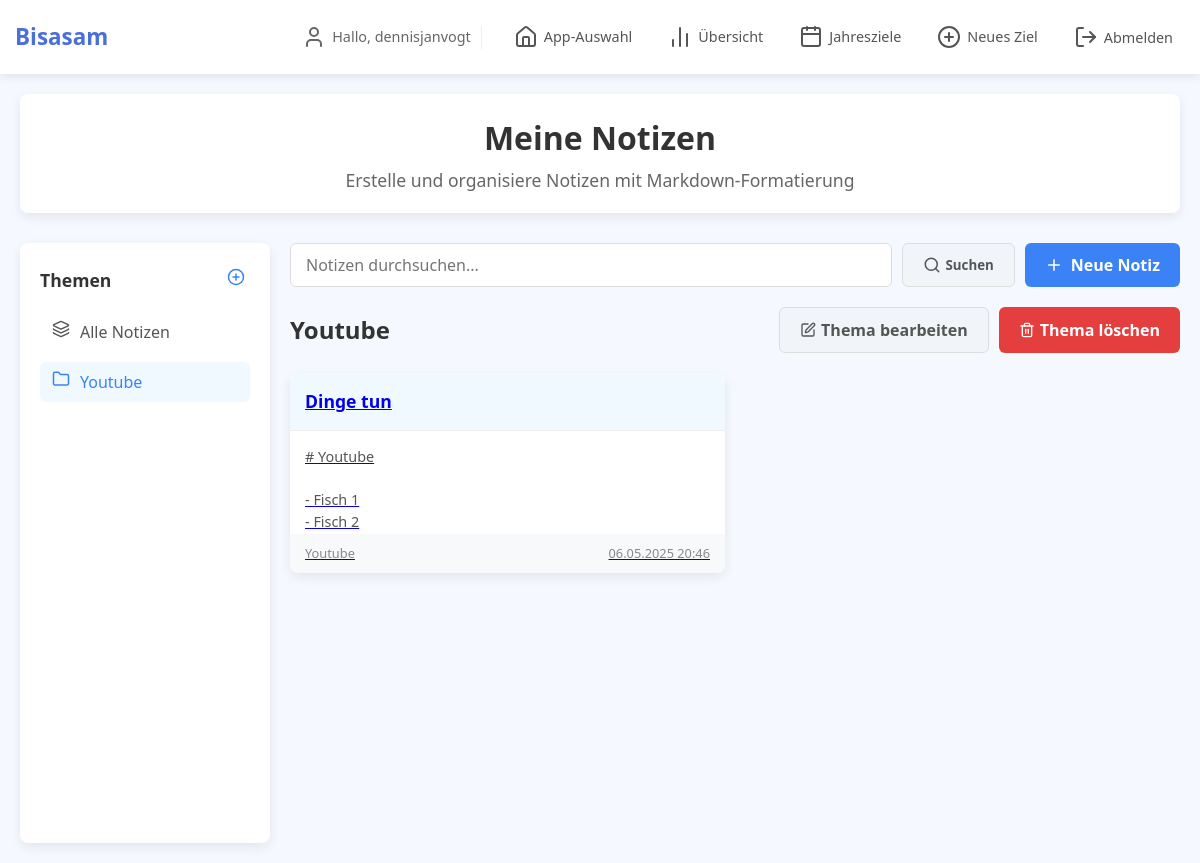
The app's page /notes/?topic=1 (signed in) with its own data.
### notes/models.py (models this page shows, shortened)
class Topic(models.Model):
    user = models.ForeignKey(User, on_delete=models.CASCADE, related_name='topics')
    name = models.CharField(max_length=100)
    description = models.TextField(blank=True)
    created_at = models.DateTimeField(auto_now_add=True)
    updated_at = models.DateTimeField(auto_now=True)
    class Meta:
        ordering = ['name']

class Note(models.Model):
    user = models.ForeignKey(User, on_delete=models.CASCADE, related_name='notes')
    topic = models.ForeignKey(Topic, on_delete=models.CASCADE, related_name='notes')
    title = models.CharField(max_length=200)
    content = models.TextField()
    created_at = models.DateTimeField(auto_now_add=True)
    updated_at = models.DateTimeField(auto_now=True)
    is_pinned = models.BooleanField(default=False)
    class Meta:
        ordering = ['-is_pinned', '-updated_at']

### notes/views.py (the view)
# urls.py: path('', views.notes_home, name='notes_home'),
@login_required
def notes_home(request):
    topic_id = request.GET.get('topic')
    search_query = request.GET.get('q')
    topics = Topic.objects.filter(user=request.user)
    if topic_id:
        notes = Note.objects.filter(user=request.user, topic_id=topic_id)
        current_topic = get_object_or_404(Topic, id=topic_id, user=request.user)
    elif search_query:
        notes = Note.objects.filter(
            Q(title__icontains=search_query) | Q(content__icontains=search_query),
            user=request.user
        )
        current_topic = None
    else:
        notes = Note.objects.filter(user=request.user)
        current_topic = None
    context = {
        'topics': topics,
        'notes': notes,
        'current_topic': current_topic,
        'search_query': search_query,
    }
    return render(request, 'notes/home.html', context)

### notes/templates/notes/home.html (shortened to what this page needs)
{% extends 'notes/base.html' %}
{% load static %}
{% block notes_content %}
<div class="search-bar">
    <form action="{% url 'notes_home' %}" method="get" style="flex: 1; display: flex; gap: 10px;">
        <input type="text" name="q" class="search-input" placeholder="Notizen durchsuchen..." value="{{ search_query|default:'' }}">
        <button type="submit" class="btn btn-secondary" style="display: flex; align-items: center; gap: 5px;">
            <i data-lucide="search" style="width: 18px; height: 18px;"></i>
            Suchen
        </button>
    </form>
    <a href="{% url 'add_note' %}{% if current_topic %}?topic={{ current_topic.id }}{% endif %}" class="add-note-btn">
        <i data-lucide="plus" style="width: 18px; height: 18px;"></i>
        Neue Notiz
    </a>
</div>
{% if current_topic %}
<div style="margin-bottom: 20px; display: flex; justify-content: space-between; align-items: center;">
    <h2>{{ current_topic.name }}</h2>
    <div style="display: flex; gap: 10px;">
        <a href="{% url 'edit_topic' current_topic.id %}" class="btn btn-secondary" style="display: flex; align-items: center; gap: 5px;">
            <i data-lucide="edit" style="width: 16px; height: 16px;"></i>
            Thema bearbeiten
        </a>
        <a href="{% url 'delete_topic' current_topic.id %}" class="btn btn-danger" style="display: flex; align-items: center; gap: 5px;">
            <i data-lucide="trash-2" style="width: 16px; height: 16px;"></i>
            Thema löschen
        </a>
    </div>
</div>
{% elif search_query %}
<div style="margin-bottom: 20px;">
    <h2>Suchergebnisse für "{{ search_query }}"</h2>
</div>
{% endif %}
<div class="notes-list">
    {% for note in notes %}
    <a href="{% url 'view_note' note.id %}" class="note-card">
        <div class="note-card-header">
            <h3 class="note-card-title">{{ note.title }}</h3>
        </div>
        <div class="note-card-content">
            {{ note.content|truncatechars:150|linebreaksbr }}
        </div>
        <div class="note-card-footer">
            <span>{{ note.topic.name }}</span>
            <span>{{ note.updated_at|date:"d.m.Y H:i" }}</span>
        </div>
    </a>
{% endfor %}
</div>
{% endblock %}

### notes/templates/notes/base.html (shortened to what this page needs)
{% extends 'tracking/base.html' %}
{% load static %}
{% block content %}
<div class="header">
    <h1>Meine Notizen</h1>
    <p>Erstelle und organisiere Notizen mit Markdown-Formatierung</p>
</div>
<div class="notes-container">
    <aside class="sidebar">
        <div class="sidebar-header">
            <h3 class="sidebar-title">Themen</h3>
            <a href="{% url 'add_topic' %}" class="add-topic-btn" title="Neues Thema erstellen">
                <i data-lucide="plus-circle" style="width: 18px; height: 18px;"></i>
            </a>
        </div>
        <ul class="topic-list">
            <li class="topic-item">
                <a href="{% url 'notes_home' %}" class="topic-link {% if not current_topic %}active{% endif %}">
                    <i data-lucide="layers" class="topic-icon" style="width: 18px; height: 18px;"></i>
                    Alle Notizen
                </a>
            </li>
            {% for topic in topics %}
            <li class="topic-item">
                <a href="{% url 'notes_home' %}?topic={{ topic.id }}" class="topic-link {% if current_topic.id == topic.id %}active{% endif %}">
                    <i data-lucide="folder" class="topic-icon" style="width: 18px; height: 18px;"></i>
                    {{ topic.name }}
                </a>
            </li>
            {% endfor %}
        </ul>
    </aside>
    <div class="content-area">
        {% block notes_content %}{% endblock %}
    </div>
</div>
{% endblock %}

### home/templates/home/base_navbar.html (shortened to what this page needs)
<nav class="main-nav">
    <div class="nav-container">
        <div class="nav-brand">
            <a href="{% url 'landing_page' %}">Bisasam</a>
        </div>
        <div class="nav-links">
            {% if user.is_authenticated %}
                <div class="user-greeting">
                    <i data-lucide="user" class="vsc-icon vsc-icon-user"></i>
                    <span>Hallo, {{ user.username }}</span>
                </div>
                <div class="nav-actions">
                    <a href="{% url 'landing_page' %}" class="nav-link">
                        <i data-lucide="home" class="vsc-icon vsc-icon-home"></i>App-Auswahl
                    </a>
                    {% block app_specific_nav %}{% endblock %}
                    <form action="{% url 'logout' %}" method="post" class="logout-form">
                        <button type="submit" class="logout-btn">
                            <i data-lucide="log-out" class="vsc-icon vsc-icon-logout"></i>Abmelden
                        </button>
                    </form>
                </div>
            {% endif %}
        </div>
    </div>
</nav>

### tracking/templates/tracking/base.html (style rules this page uses)
:root { --primary: #4a6fdc; --success: #28a745; --warning: #ffc107; --danger: #dc3545; --light: #f8f9fa; --dark: #343a40; --health: #42b883; --finance: #f1c40f; --career: #9b59b6; --learning: #e74c3c; --other: #7f8c8d; --vsc-bg: #1e1e1e; --vsc-sidebar: #252526; --vsc-highlight: #3a3d41; }
* { margin: 0; padding: 0; box-sizing: border-box; font-family: 'Segoe UI', Tahoma, Geneva, Verdana, sans-serif; }
body { background-color: #f5f8ff; color: #333; padding: 0; margin: 0; font-size: 16px; line-height: 1.5; }
.header { text-align: center; margin-bottom: 30px; padding: 20px 15px; background-color: white; border-radius: 8px; box-shadow: 0 4px 12px rgba(0, 0, 0, 0.08); position: relative; }
.header h1 { font-size: 1.6rem; margin-bottom: 5px; }
.header p { color: #666; font-size: 0.95rem; }
@media (min-width: 768px) { .header h1 { font-size: 2rem; } }
@media (min-width: 768px) { .header p { font-size: 1.1rem; } }

### notes/templates/notes/base.html (style rules this page uses)
:root { --notes-primary: #3b82f6; --notes-light: #f0f9ff; --notes-dark: #1e40af; --notes-gray: #f1f5f9; }
.notes-container { display: flex; gap: 20px; margin-top: 20px; }
.sidebar { width: 250px; flex-shrink: 0; background-color: white; padding: 20px; border-radius: 8px; box-shadow: 0 4px 12px rgba(0, 0, 0, 0.08); height: calc(100vh - 200px); overflow-y: auto; position: sticky; top: 100px; }
.sidebar-header { display: flex; justify-content: space-between; align-items: center; margin-bottom: 15px; }
.sidebar-title { font-size: 1.1rem; font-weight: 600; color: #333; margin: 0; }
.add-topic-btn { color: var(--notes-primary); background: none; border: none; padding: 5px; cursor: pointer; transition: color 0.2s ease; }
.topic-list { list-style: none; padding: 0; margin: 0; }
.topic-item { margin-bottom: 10px; }
.topic-link { display: flex; padding: 8px 12px; border-radius: 6px; color: #555; text-decoration: none; transition: all 0.2s ease; }
.topic-link:hover, .topic-link.active { background-color: var(--notes-light); color: var(--notes-primary); }
.topic-link .topic-icon { margin-right: 10px; }
.content-area { flex: 1; display: flex; flex-direction: column; }
.search-bar { margin-bottom: 20px; display: flex; gap: 10px; }
.search-input { flex: 1; padding: 10px 15px; border: 1px solid #ddd; border-radius: 6px; font-size: 1rem; }
.add-note-btn { background-color: var(--notes-primary); color: white; border: none; border-radius: 6px; padding: 10px 20px; font-weight: 600; display: flex; align-items: center; gap: 8px; text-decoration: none; }
.notes-list { display: grid; grid-template-columns: repeat(auto-fill, minmax(300px, 1fr)); gap: 20px; }
.note-card { background: white; border-radius: 8px; overflow: hidden; box-shadow: 0 4px 12px rgba(0, 0, 0, 0.08); transition: transform 0.3s ease; position: relative; height: 200px; display: flex; flex-direction: column; }
.note-card-header { padding: 15px; background-color: var(--notes-light); border-bottom: 1px solid #eee; }
.note-card-title { font-size: 1.1rem; font-weight: 600; margin: 0; white-space: nowrap; overflow: hidden; text-overflow: ellipsis; }
.note-card-content { padding: 15px; overflow: hidden; flex: 1; color: #555; font-size: 0.9rem; }
.note-card-footer { padding: 10px 15px; display: flex; justify-content: space-between; align-items: center; background-color: #f8f9fa; color: #888; font-size: 0.8rem; }
.btn { padding: 10px 20px; border-radius: 6px; font-weight: 600; cursor: pointer; text-decoration: none; }
.btn-secondary { background-color: #f1f5f9; color: #555; border: 1px solid #ddd; }
.btn-danger { background-color: #e53e3e; color: white; border: none; }

### records on screen
Topic: name "Youtube"
Note: title "Dinge tun", content "# Youtube - Fisch 1 - Fisch 2", topic.name "Youtube", updated_at "06.05.2025 20:46"

### other values on screen
{{ user.username }} "dennisjanvogt"
